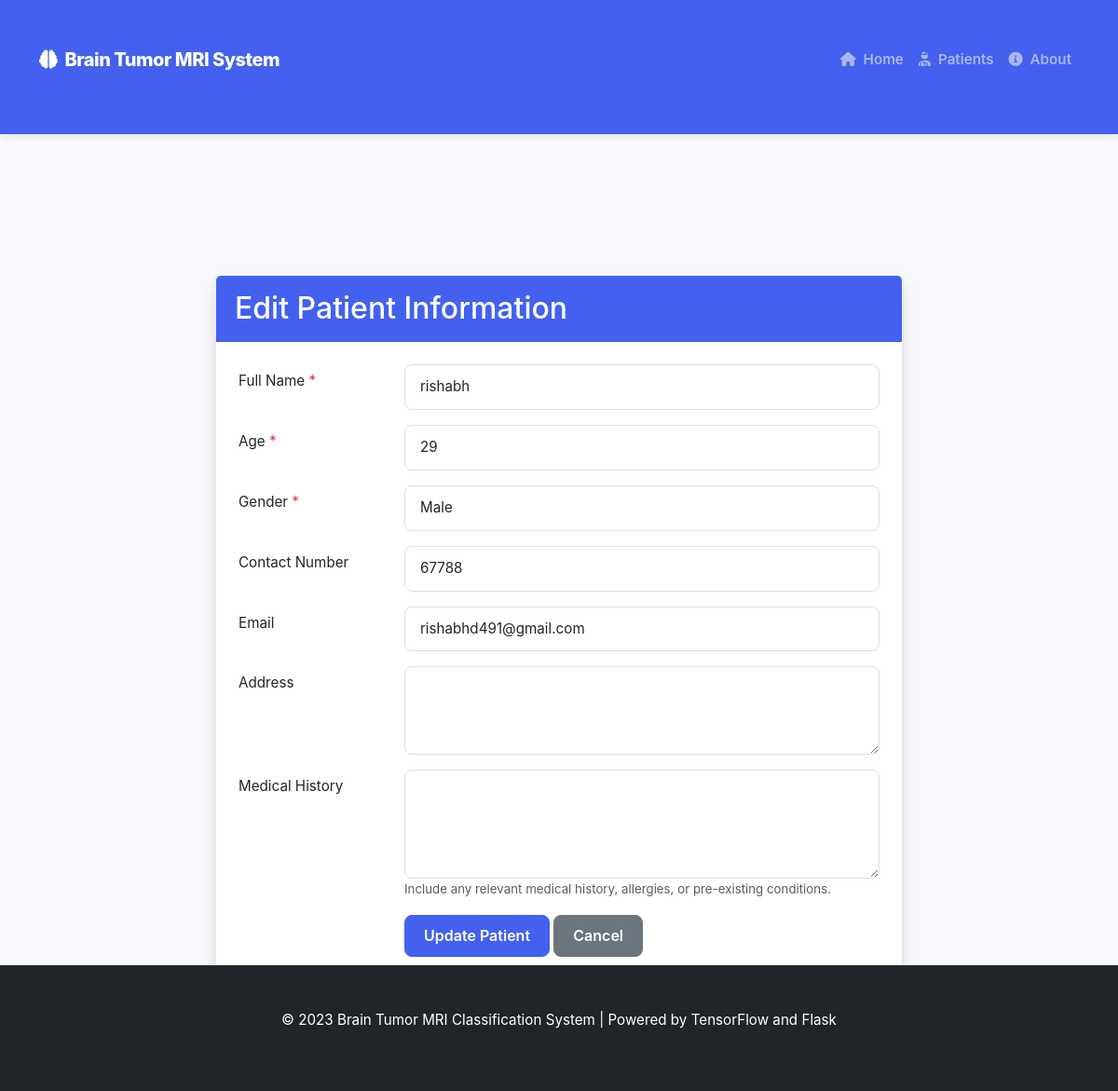
The app's page /patients/19/edit with its own data.
### tables this page shows
CREATE TABLE patients (
            id INTEGER PRIMARY KEY AUTOINCREMENT,
            name TEXT NOT NULL,
            age INTEGER NOT NULL,
            gender TEXT NOT NULL,
            contact TEXT,
            email TEXT,
            address TEXT,
            medical_history TEXT,
            created_at TIMESTAMP DEFAULT CURRENT_TIMESTAMP
        );

### app.py (the view)
@app.route('/patients/<int:patient_id>/edit', methods=['GET', 'POST'])
def edit_patient(patient_id):
    if not patient_module_loaded:
        flash("Patient management functionality is not available.")
        return redirect(url_for('index'))
    patient = get_patient(patient_id)
    if not patient:
        flash("Patient not found.")
        return redirect(url_for('patients'))
    if request.method == 'POST':
        flash("Patient information updated.")
        return redirect(url_for('patient_detail', patient_id=patient_id))
    return render_template('patient_form.html', patient=patient)

### app.py (called while the page is built)
@app.context_processor
def utility_functions():
    def path_exists(path):
        return os.path.exists(path)
    return dict(path_exists=path_exists)

### app/models/patient.py (called while the page is built)
def get_patient(patient_id):
    conn = None
    try:
        conn = sqlite3.connect(DB_PATH)
        conn.row_factory = sqlite3.Row
        cursor = conn.cursor()
        cursor.execute('SELECT * FROM patients WHERE id = ?', (patient_id,))
        patient = cursor.fetchone()
        if patient:
            return dict(patient)
        return None
    except Exception as e:
        logger.error(f"Error retrieving patient {patient_id}: {e}")
        return None
    finally:
        if conn:
            conn.close()

### app/templates/patient_form.html (shortened to what this page needs)
{% extends "layout.html" %}
{% block content %}
<div class="container">
    <div class="row justify-content-center">
        <div class="col-md-8">
            <div class="card shadow">
                <div class="card-header bg-primary text-white">
                    <h2 class="card-title mb-0">
                        {% if patient %}
                        Edit Patient Information
                        {% else %}
                        New Patient Registration
                        {% endif %}
                    </h2>
                </div>
                <div class="card-body">
                    <form method="POST" action="{{ url_for('register_patient') }}" class="needs-validation" novalidate>
                        <div class="form-group row mb-3">
                            <label for="name" class="col-sm-3 col-form-label">Full Name <span class="text-danger">*</span></label>
                            <div class="col-sm-9">
                                <input type="text" class="form-control" id="name" name="name"
                                       value="{{ patient.name if patient else '' }}" required>
                            </div>
                        </div>
                        <div class="form-group row mb-3">
                            <label for="age" class="col-sm-3 col-form-label">Age <span class="text-danger">*</span></label>
                            <div class="col-sm-9">
                                <input type="number" class="form-control" id="age" name="age" min="0" max="120"
                                       value="{{ patient.age if patient else '' }}" required>
                            </div>
                        </div>
                        <div class="form-group row mb-3">
                            <label for="gender" class="col-sm-3 col-form-label">Gender <span class="text-danger">*</span></label>
                            <div class="col-sm-9">
                                <select class="form-control" id="gender" name="gender" required>
                                    <option value="Male" {% if patient and patient.gender == 'Male' %}selected{% endif %}>Male</option>
                                </select>
                            </div>
                        </div>
                        <div class="form-group row mb-3">
                            <label for="contact" class="col-sm-3 col-form-label">Contact Number</label>
                            <div class="col-sm-9">
                                <input type="tel" class="form-control" id="contact" name="contact"
                                       value="{{ patient.contact if patient else '' }}">
                            </div>
                        </div>
                        <div class="form-group row mb-3">
                            <label for="email" class="col-sm-3 col-form-label">Email</label>
                            <div class="col-sm-9">
                                <input type="email" class="form-control" id="email" name="email"
                                       value="{{ patient.email if patient else '' }}">
                            </div>
                        </div>
                        <div class="form-group row mb-3">
                            <label for="address" class="col-sm-3 col-form-label">Address</label>
                            <div class="col-sm-9">
                                <textarea class="form-control" id="address" name="address" rows="3">{{ patient.address if patient else '' }}</textarea>
                            </div>
                        </div>
                        <div class="form-group row mb-3">
                            <label for="medical_history" class="col-sm-3 col-form-label">Medical History</label>
                            <div class="col-sm-9">
                                <textarea class="form-control" id="medical_history" name="medical_history" rows="4">{{ patient.medical_history if patient else '' }}</textarea>
                                <small class="form-text text-muted">
                                    Include any relevant medical history, allergies, or pre-existing conditions.
                                </small>
                            </div>
                        </div>
                        <div class="form-group row">
                            <div class="col-sm-9 offset-sm-3">
                                <button type="submit" class="btn btn-primary">
                                    {% if patient %}Update{% else %}Register{% endif %} Patient
                                </button>
                                <a href="{{ url_for('patients') }}" class="btn btn-secondary">Cancel</a>
                            </div>
                        </div>
                    </form>
                </div>
            </div>
        </div>
    </div>
</div>
{% endblock %}

### app/static/css/style.css (style rules this page uses)
:root { --primary-color: #4361ee; --secondary-color: #3f37c9; --success-color: #4cc9f0; --danger-color: #f72585; --warning-color: #ffbe0b; --info-color: #4895ef; --light-color: #f8f9fa; --dark-color: #212529; --border-radius: 0.5rem; --box-shadow: 0 0.5rem 1rem rgba(0, 0, 0, 0.15); }
body { font-family: 'Nunito', -apple-system, BlinkMacSystemFont, 'Segoe UI', Roboto, 'Helvetica Neue', Arial, sans-serif; background-color: #f7f9fc; color: #444; font-size: 0.95rem; }
.card { border: none; box-shadow: 0 2px 6px rgba(0, 0, 0, 0.08); border-radius: var(--border-radius); margin-bottom: 1.5rem; transition: all 0.2s ease; }
.card-header { padding: 1rem 1.25rem; border-bottom: 1px solid rgba(0, 0, 0, 0.05); font-weight: 600; }
.card-body { padding: 1.5rem; }
.container { padding-top: 2rem; padding-bottom: 3rem; }
.form-control { border-radius: var(--border-radius); padding: 0.75rem 1rem; border: 1px solid #e0e0e0; font-size: 0.95rem; }
.btn { font-weight: 600; padding: 0.6rem 1.25rem; border-radius: var(--border-radius); transition: all 0.2s; }
.btn-primary { background-color: var(--primary-color); border-color: var(--primary-color); }
.bg-primary { background-color: var(--primary-color) !important; }

### records on screen
patients: name "rishabh", age "29", gender "Male", contact "67788", email "rishabhd491@gmail.com"
